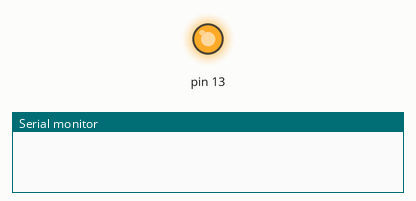
Bench run of a sketch on a simulated Arduino Uno, built with avr-gcc and run on an emulated ATmega328P. Shown: output pins drawn as LEDs (lit = HIGH), the last lines printed to the serial monitor.

Above: at 0.3 s.
At 13.7 s:
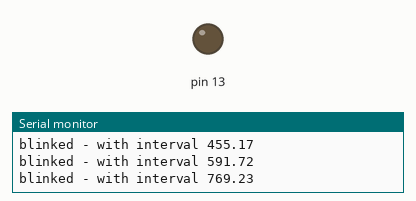
Timing chart, 0 to 18.5 s (numbered marks = the images above):
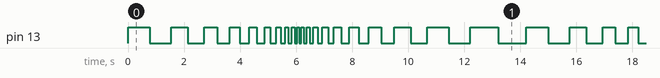

The sketch:

blink.ino
```cpp
int repeats;
int maxRepeats;
float interval;
bool isSpeedingUp;
float speedingRate;

// declare setup variables for blink
void setupBlink()
{
  interval = 1000;
  repeats = 0;
  maxRepeats = 10;
  isSpeedingUp = true;
  speedingRate = 1.3;

  pinMode(13, OUTPUT);
}

// lower interval when speeding up and opposite
void updateInterval()
{
  if (isSpeedingUp)
  {
    interval = interval / speedingRate;
  }
  else
  {
    interval = interval * speedingRate;
  }
}

// reverse speed increase > decrease
void reverse()
{
  repeats = 0;
  isSpeedingUp = isSpeedingUp ? false : true;
}

// reverse after max repeats is reached
void reverseSpeedHandler()
{
  bool reachedMaxRepeats = repeats == maxRepeats;
  if (reachedMaxRepeats)
  {
    reverse();
  }
}

void blinkLed(int interval)
{
  ++repeats;
  digitalWrite(13, HIGH);
  delay(interval);
  digitalWrite(13, LOW);
  delay(interval);
}

void blinkWithAlternateSpeed()
{
  reverseSpeedHandler();
  updateInterval();
  blinkLed(interval);
}
```

main.ino
```cpp
void setup()
{
  setupBlink();
  Serial.begin(9600);
}

void loop()
{
  blinkWithAlternateSpeed();

  Serial.print("blinked - ");
  Serial.print("with interval ");
  Serial.println(interval);
}
```

Measured:
- by itself, pin 13: moves between LOW and HIGH, repeating every 14.2 s
- by itself, everything shown: repeats every 14.2 s, in 40 steps
